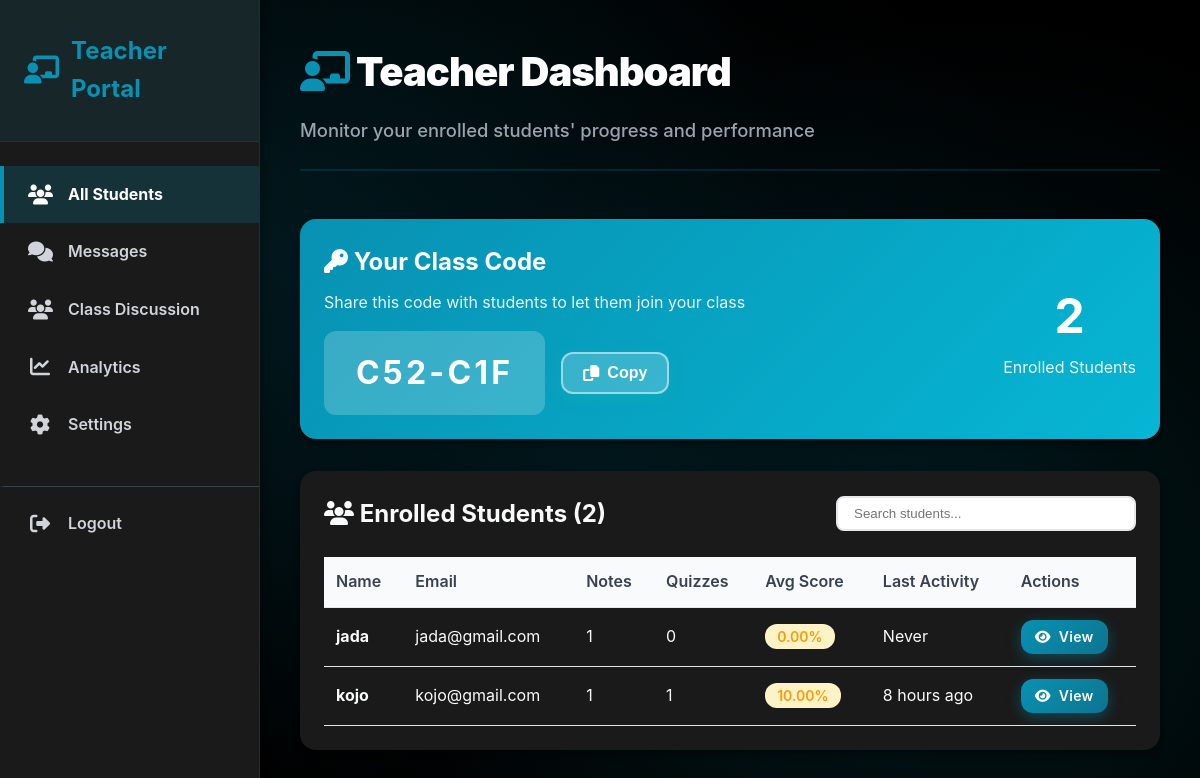
/dashboard/teacher/index.php (signed in), run on an earlier commit of the app's database.
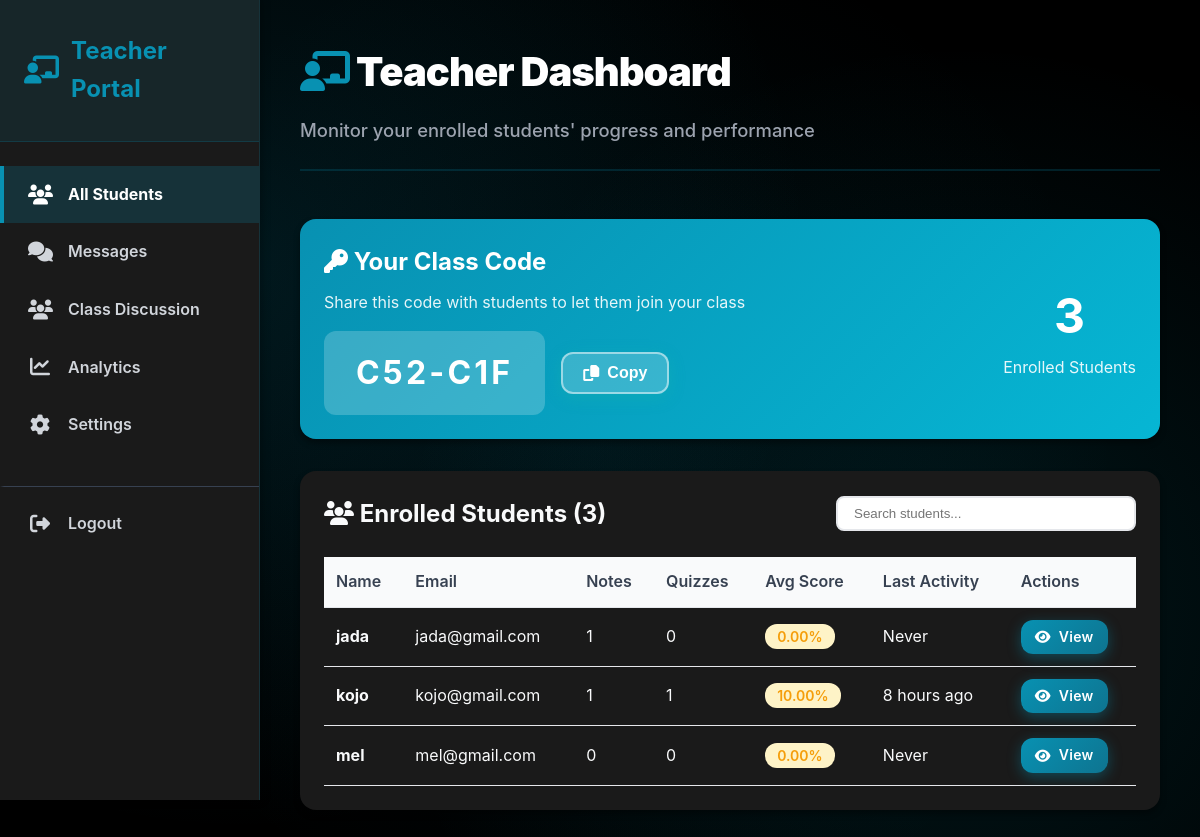
And on a later commit of the database.
### tables this page shows
CREATE TABLE `users` (
  `user_id` int NOT NULL,
  `full_name` varchar(100) NOT NULL,
  `email` varchar(150) NOT NULL,
  `password_hash` varchar(255) NOT NULL,
  `role` enum('student','teacher') NOT NULL DEFAULT 'student',
  `remember_token` varchar(64) DEFAULT NULL,
  `remember_expires` datetime DEFAULT NULL,
  `class_code` varchar(10) DEFAULT NULL,
  `created_at` timestamp NOT NULL DEFAULT CURRENT_TIMESTAMP,
  `last_login` timestamp NULL DEFAULT NULL
);

### config/database.php (called while the page is built, shortened)
<?php
class Database
{
    private $host;
    private $db_name;
    private $username;
    private $password;
    public function __construct()
    {
        $whitelist = ['127.0.0.1', '::1', 'localhost'];
        if (in_array($_SERVER['HTTP_HOST'] ?? 'localhost', $whitelist)) {
            $this->host = "localhost";
            $this->db_name = "study_companion";
            $this->username = "root";
            $this->password = "";
        } else {
            $this->host = "localhost";
            $this->db_name = "webtech_2025A_gertrude_akagbo";
            $this->username = "gertrude.akagbo";
            $this->password = "Amazing1122@";
        }
    }
    public function getConnection()
    {
        $this->conn = null;
        try {
            $this->conn = new PDO(
                "mysql:host=" . $this->host . ";dbname=" . $this->db_name,
                $this->username,
                $this->password
            );
            $this->conn->setAttribute(PDO::ATTR_ERRMODE, PDO::ERRMODE_EXCEPTION);
            $this->conn->setAttribute(PDO::ATTR_DEFAULT_FETCH_MODE, PDO::FETCH_ASSOC);
            $this->conn->setAttribute(PDO::ATTR_EMULATE_PREPARES, false);
            $this->conn->exec("SET time_zone = '+00:00'");
        } catch (PDOException $e) {
            error_log("Connection error: " . $e->getMessage());
            die("Database connection failed. Please try again later.");
        }
        return $this->conn;
    }
}
?>

### classes/Teacher.php (called while the page is built, shortened)
<?php
require_once __DIR__ . '/../config/database.php';
class Teacher
{
    private $conn;
    public function __construct()
    {
        $database = new Database();
        $this->conn = $database->getConnection();
    }
    public function getAllStudents($teacherId)
    {
        $query = "
            SELECT
                u.user_id,
                u.full_name,
                u.email,
                u.created_at as joined_date,
                ts.enrolled_date,
                COUNT(DISTINCT n.note_id) as note_count,
                COUNT(DISTINCT qa.attempt_id) as quiz_count,
                COALESCE(ROUND(AVG(qa.score), 2), 0) as avg_score,
                MAX(qa.completed_at) as last_activity
            FROM teacher_students ts
            JOIN users u ON ts.student_id = u.user_id
            LEFT JOIN notes n ON u.user_id = n.user_id
            LEFT JOIN quiz_attempts qa ON u.user_id = qa.user_id
            WHERE ts.teacher_id = :teacher_id AND u.role = 'student'
            GROUP BY u.user_id, u.full_name, u.email, u.created_at, ts.enrolled_date
            ORDER BY u.full_name ASC
        ";
        try {
            $stmt = $this->conn->prepare($query);
            $stmt->bindParam(':teacher_id', $teacherId, PDO::PARAM_INT);
            $stmt->execute();
            return $stmt->fetchAll(PDO::FETCH_ASSOC);
        } catch (PDOException $e) {
            error_log("Error getting enrolled students: " . $e->getMessage());
            return [];
        }
    }
    public function getClassCode($teacherId)
    {
        $query = "SELECT class_code FROM users WHERE user_id = :teacher_id AND role = 'teacher'";
        try {
            $stmt = $this->conn->prepare($query);
            $stmt->bindParam(':teacher_id', $teacherId, PDO::PARAM_INT);
            $stmt->execute();
            $result = $stmt->fetch(PDO::FETCH_ASSOC);
            return $result ? $result['class_code'] : null;
        } catch (PDOException $e) {
            error_log("Error getting class code: " . $e->getMessage());
            return null;
        }
    }
}
?>

### includes/functions.php (called while the page is built, shortened)
<?php
function timeAgo($timestamp)
{
    $time = strtotime($timestamp);
    $diff = time() - $time;
    if ($diff < 60) {
        return 'just now';
    } elseif ($diff < 3600) {
        $mins = floor($diff / 60);
        return $mins . ' minute' . ($mins > 1 ? 's' : '') . ' ago';
    } elseif ($diff < 86400) {
        $hours = floor($diff / 3600);
        return $hours . ' hour' . ($hours > 1 ? 's' : '') . ' ago';
    } elseif ($diff < 604800) {
        $days = floor($diff / 86400);
        return $days . ' day' . ($days > 1 ? 's' : '') . ' ago';
    } else {
        return date('M j, Y', $time);
    }
}
?>

### dashboard/teacher/index.php (the view, shortened to what the rows shown need)
<?php
require_once __DIR__ . '/../../includes/functions.php';
require_once __DIR__ . '/../../classes/Teacher.php';
$teacherObj = new Teacher();
$teacherId = $_SESSION['user_id'];
$classCode = $teacherObj->getClassCode($teacherId);
$students = $teacherObj->getAllStudents($teacherId);
?>
<!DOCTYPE html>
<html lang="en">
<head>
    <link rel="stylesheet" href="https://cdnjs.cloudflare.com/ajax/libs/font-awesome/6.4.0/css/all.min.css">
    <link rel="stylesheet" href="../../assets/css/style.css?v=<?php echo time(); ?>">
    <link rel="stylesheet" href="../../assets/css/dashboard.css?v=<?php echo time(); ?>">
    <link rel="stylesheet" href="../../assets/css/light-theme.css?v=<?php echo time(); ?>">
</head>
<body>
    <div class="dashboard-layout">
        <aside class="sidebar">
            <div class="sidebar-header">
                <h2><i class="fas fa-chalkboard-teacher"></i> Teacher Portal</h2>
            </div>
        </aside>
        <main class="main-content">
            <header class="content-header">
                <h1><i class="fas fa-chalkboard-teacher"></i> Teacher Dashboard</h1>
            </header>
            <div class="card"
                style="background: linear-gradient(135deg, #0891B2 0%, #06B6D4 100%); color: white; margin-bottom: 2rem;">
                <div style="display: flex; justify-content: space-between; align-items: center;">
                    <div>
                        <h2 style="color: white; margin-bottom: 0.5rem;"><i class="fas fa-key"></i> Your Class Code</h2>
                        <div style="display: flex; align-items: center; gap: 1rem;">
                            <div id="classCodeDisplay"
                                style="background: rgba(255,255,255,0.2); padding: 1rem 2rem; border-radius: 12px; font-size: 2rem; font-weight: bold; letter-spacing: 0.1em;">
                                <?php echo $classCode; ?>
                            </div>
                            <button onclick="copyClassCode()" class="btn btn-secondary"
                                style="background: rgba(255,255,255,0.2); border: 2px solid rgba(255,255,255,0.5);">
                                <i class="fas fa-copy"></i> Copy
                            </button>
                        </div>
                    </div>
                </div>
            </div>
            <div class="card">
                <div style="display: flex; justify-content: space-between; align-items: center; margin-bottom: 1.5rem;">
                    <h2><i class="fas fa-users"></i> Enrolled Students (<?php echo count($students); ?>)</h2>
                </div>
                <?php if (empty($students)): ?>
                    <div class="empty-state">
                        <i class="fas fa-user-graduate"></i>
                        <p>No students enrolled yet</p>
                        <small>Share your class code above with students to get started!</small>
                    </div>
                <?php else: ?>
                    <div class="table-responsive">
                        <table class="data-table">
                            <thead>
                                <tr>
                                    <th>Name</th>
                                    <th>Email</th>
                                    <th>Notes</th>
                                    <th>Quizzes</th>
                                    <th>Avg Score</th>
                                    <th>Last Activity</th>
                                    <th>Actions</th>
                                </tr>
                            </thead>
                            <tbody id="studentTableBody">
                                <?php foreach ($students as $student): ?>
                                    <tr>
                                        <td><strong><?php echo htmlspecialchars($student['full_name']); ?></strong></td>
                                        <td><?php echo htmlspecialchars($student['email']); ?></td>
                                        <td><?php echo $student['note_count']; ?></td>
                                        <td><?php echo $student['quiz_count']; ?></td>
                                        <td>
                                            <span
                                                class="badge <?php echo $student['avg_score'] >= 70 ? 'badge-success' : 'badge-warning'; ?>">
                                                <?php echo $student['avg_score']; ?>%
                                            </span>
                                        </td>
                                        <td><?php echo $student['last_activity'] ? timeAgo($student['last_activity']) : 'Never'; ?>
                                        </td>
                                        <td>
                                            <a href="student_view.php?id=<?php echo $student['user_id']; ?>"
                                                class="btn btn-sm btn-primary">
                                                <i class="fas fa-eye"></i> View
                                            </a>
                                        </td>
                                    </tr>
                                <?php endforeach; ?>
                            </tbody>
                        </table>
                    </div>
                <?php endif; ?>
            </div>
        </main>
    </div>
</body>
</html>

What changed in the data, as far as the page shows it:
added users: full_name "mel", email "mel@gmail.com", note_count "0", quiz_count "0", avg_score "0.00", shows "Never"
Also different on the page:
$enrollmentCount: "2" → "3"
count($students): "2" → "3"
